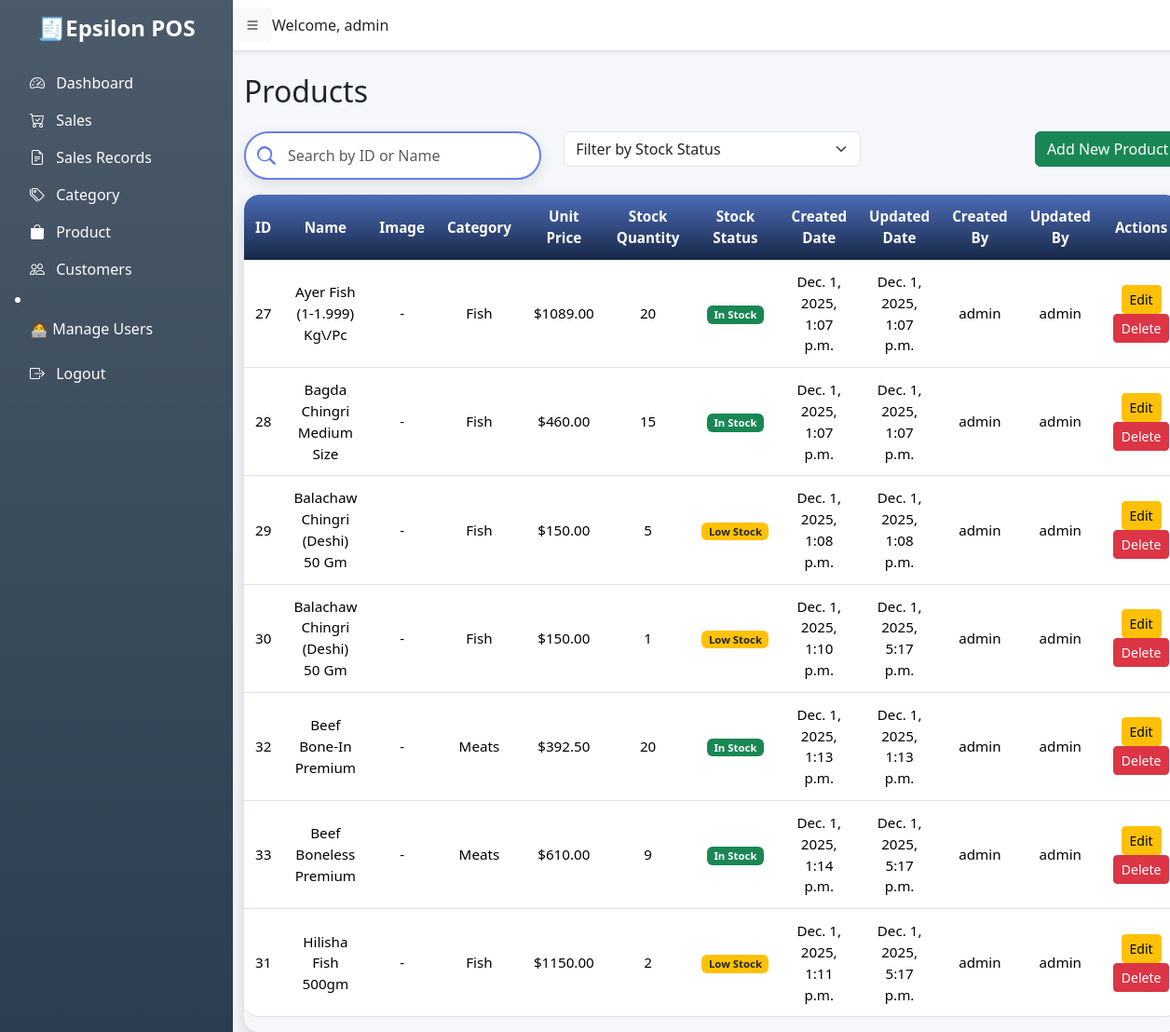
The page /products/ (signed in) on the database as committed earlier.
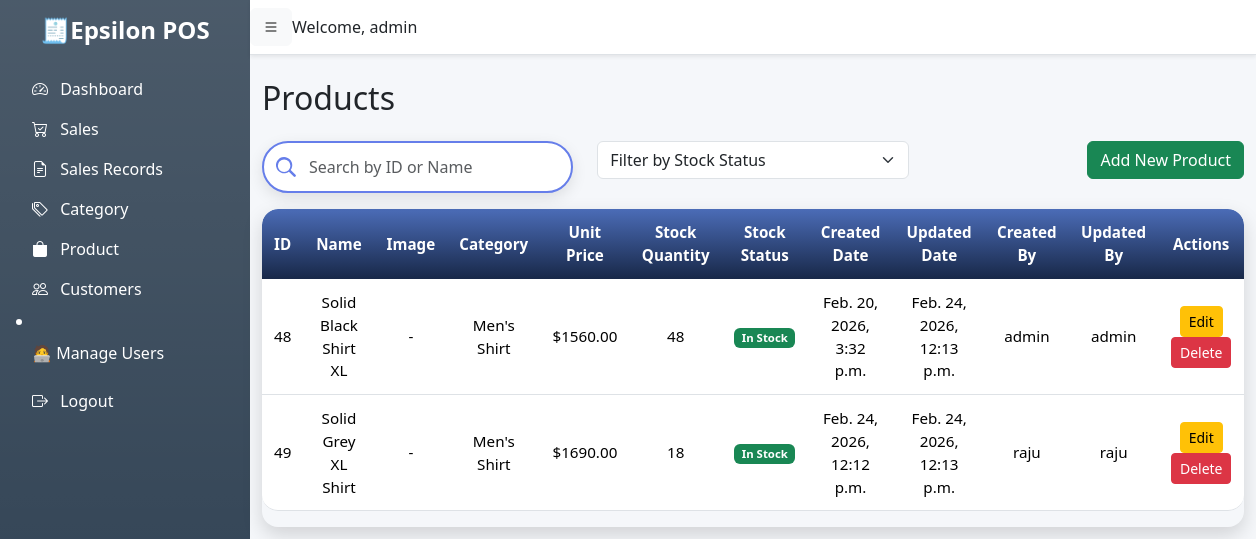
The same page on the database as committed later.
### pos/models.py (models this page shows, shortened)
class Product(models.Model):
    name = models.CharField(max_length=150)
    image = models.ImageField(upload_to='products/', blank=True, null=True)
    category = models.ForeignKey(
        Category,
        on_delete=models.CASCADE,
        related_name='products'
    )
    unitprice = models.DecimalField(max_digits=10, decimal_places=2)
    stock_quantity = models.PositiveIntegerField(default=0)
    created_date = models.DateTimeField(auto_now_add=True)
    updated_date = models.DateTimeField(auto_now=True)
    created_by = models.ForeignKey(
        User,
        on_delete=models.SET_NULL,
        null=True,
        related_name='product_created_by'
    )
    updated_by = models.ForeignKey(
        User,
        on_delete=models.SET_NULL,
        null=True,
        related_name='product_updated_by'
    )
    class Meta:
        ordering = ['name']

class Category(models.Model):
    name = models.CharField(max_length=100, unique=True)
    created_date = models.DateTimeField(auto_now_add=True)
    updated_date = models.DateTimeField(auto_now=True)
    created_by = models.ForeignKey(
        User,
        on_delete=models.SET_NULL,
        null=True,
        related_name='category_created_by'
    )
    updated_by = models.ForeignKey(
        User,
        on_delete=models.SET_NULL,
        null=True,
        related_name='category_updated_by'
    )
    class Meta:
        verbose_name_plural = "Categories"
        ordering = ['name']

### pos/views.py (the view)
# urls.py: path('products/', views.product_list, name='product_list'),
@login_required
def product_list(request):
    search_query = request.GET.get('search', '')
    if search_query:
        products = Product.objects.filter(
            name__icontains=search_query
        )
    else:
        products = Product.objects.all()
    return render(request, 'pos/product_list.html', {'products': products, 'search_query': search_query})

### pos/templates/pos/product_list.html (shortened to what this page needs)
{% extends 'pos/base.html' %}
{% load static %}
{% block content %}
<h2 class="mb-4">Products</h2>
<div class="row mb-3">
    <div class="col-lg-4">
        <input type="text" id="categorySearch" class="lu-search form-control" placeholder="Search by ID or Name">
    </div>
    <div class="col-lg-4">
        <select id="stockFilter" class="form-select">
            <option value="all">Filter by Stock Status</option>
        </select>
    </div>
    <div class="col-lg-4 text-end">
        <a href="{% url 'product_create' %}" class="btn btn-success">Add New Product</a>
    </div>
</div>
<div class="lu-table-wrapper">
    <table class="table lu-table" id="categoryTable">
        <thead>
            <tr>
                <th>ID</th>
                <th>Name</th>
                <th>Image</th>
                <th>Category</th>
                <th>Unit Price</th>
                <th>Stock Quantity</th>
                <th>Stock Status</th>
                <th>Created Date</th>
                <th>Updated Date</th>
                <th>Created By</th>
                <th>Updated By</th>
                <th>Actions</th>
            </tr>
        </thead>
        <tbody>
            {% for product in products %}
            <tr data-stock-status="{% if product.stock_quantity == 0 %}out{% elif product.stock_quantity <= 5 %}low{% else %}in{% endif %}">
                <td>{{ product.id }}</td>
                <td>{{ product.name }}</td>
                <td>
                    {% if product.image %}
                        <img src="{{ product.image }}" alt="{{ product.name }}" width="50" height="50" style="border-radius:5px;">
                    {% else %}
                        -
                    {% endif %}
                </td>
                <td>{{ product.category.name }}</td>
                <td>${{ product.unitprice }}</td>
                <td>{{ product.stock_quantity }}</td>
                <td>
                    {% if product.stock_quantity == 0 %}
                        <span class="badge bg-danger">Out of Stock</span>
                    {% elif product.stock_quantity <= 5 %}
                        <span class="badge bg-warning text-dark">Low Stock</span>
                    {% else %}
                        <span class="badge bg-success">In Stock</span>
                    {% endif %}
                </td>
                <td>{{ product.created_date }}</td>
                <td>{{ product.updated_date }}</td>
                <td>{{ product.created_by }}</td>
                <td>{{ product.updated_by }}</td>
                <td>
                    <a href="{% url 'product_update' product.id %}" class="btn btn-warning btn-sm">Edit</a>
                    <a href="{% url 'product_delete' product.id %}" class="btn btn-danger btn-sm"
                       onclick="return confirm('Are you sure you want to delete this product?');">Delete</a>
                </td>
            </tr>
            {% empty %}
            <tr><td colspan="12" class="text-center">No products found.</td></tr>
            {% endfor %}
        </tbody>
    </table>
</div>
{% endblock %}

Rows that differ between the two databases and show on the page:
removed Product: id "27", name "Ayer Fish (1-1.999) Kg\\/Pc", category.name "Fish", unitprice "1089.00", stock_quantity "20", shows "In Stock", created_date "Dec. 1, 2025, 1:07 p.m.", updated_date "Dec. 1, 2025, 1:07 p.m.", created_by "admin", updated_by "admin"
removed Product: id "28", name "Bagda Chingri Medium Size", category.name "Fish", unitprice "460.00", stock_quantity "15", shows "In Stock", created_date "Dec. 1, 2025, 1:07 p.m.", updated_date "Dec. 1, 2025, 1:07 p.m.", created_by "admin", updated_by "admin"
removed Product: id "29", name "Balachaw Chingri (Deshi) 50 Gm", category.name "Fish", unitprice "150.00", stock_quantity "5", shows "Low Stock", created_date "Dec. 1, 2025, 1:08 p.m.", updated_date "Dec. 1, 2025, 1:08 p.m.", created_by "admin", updated_by "admin"
removed Product: id "30", name "Balachaw Chingri (Deshi) 50 Gm", category.name "Fish", unitprice "150.00", stock_quantity "1", shows "Low Stock", created_date "Dec. 1, 2025, 1:10 p.m.", updated_date "Dec. 1, 2025, 5:17 p.m.", created_by "admin", updated_by "admin"
removed Product: id "32", name "Beef Bone-In Premium", category.name "Meats", unitprice "392.50", stock_quantity "20", shows "In Stock", created_date "Dec. 1, 2025, 1:13 p.m.", updated_date "Dec. 1, 2025, 1:13 p.m.", created_by "admin", updated_by "admin"
removed Product: id "33", name "Beef Boneless Premium", category.name "Meats", unitprice "610.00", stock_quantity "9", shows "In Stock", created_date "Dec. 1, 2025, 1:14 p.m.", updated_date "Dec. 1, 2025, 5:17 p.m.", created_by "admin", updated_by "admin"
removed Product: id "31", name "Hilisha Fish 500gm", category.name "Fish", unitprice "1150.00", stock_quantity "2", shows "Low Stock", created_date "Dec. 1, 2025, 1:11 p.m.", updated_date "Dec. 1, 2025, 5:17 p.m.", created_by "admin", updated_by "admin"
added Product: id "48", name "Solid Black Shirt XL", category.name "Men's Shirt", unitprice "1560.00", stock_quantity "48", shows "In Stock", created_date "Feb. 20, 2026, 3:32 p.m.", updated_date "Feb. 24, 2026, 12:13 p.m.", created_by "admin", updated_by "admin"
added Product: id "49", name "Solid Grey XL Shirt", category.name "Men's Shirt", unitprice "1690.00", stock_quantity "18", shows "In Stock", created_date "Feb. 24, 2026, 12:12 p.m.", updated_date "Feb. 24, 2026, 12:13 p.m.", created_by "raju", updated_by "raju"
